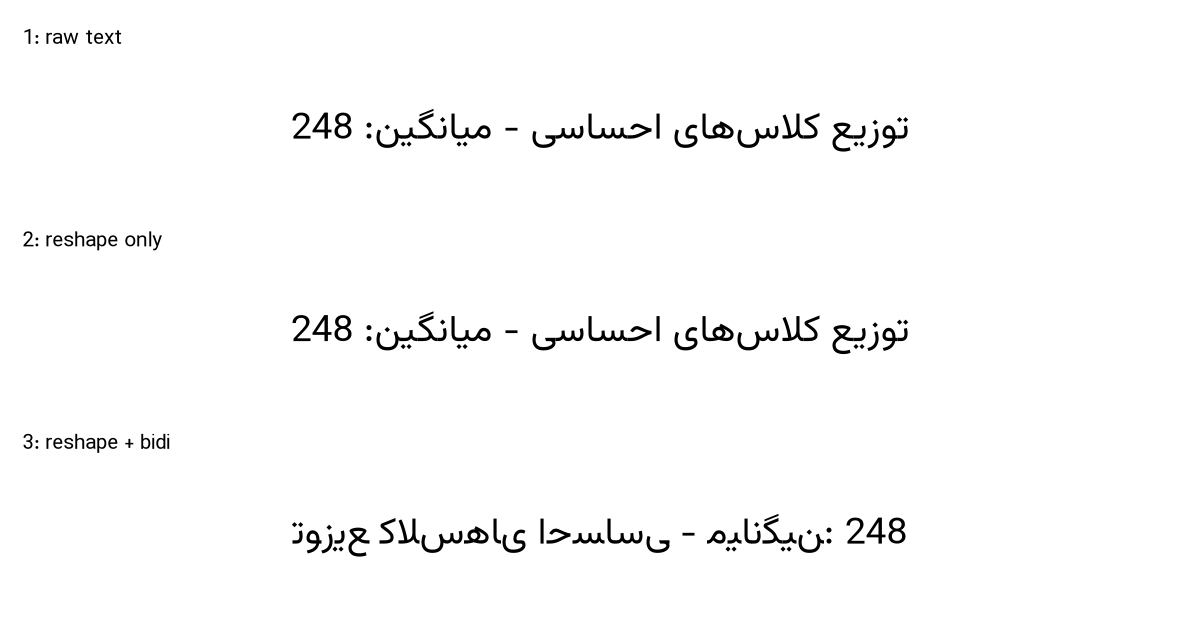

Here is the Python script that generated this plot:
"""
تست نمایش فارسی در نمودار — سه روش را کنار هم رسم می‌کند تا ببینیم کدام درست است.
اجرا:  & D:\my-p\python.exe font_test.py
"""
import matplotlib
import matplotlib.pyplot as plt

print("matplotlib version:", matplotlib.__version__)

plt.rcParams['font.family'] = ['Vazirmatn', 'Tahoma', 'DejaVu Sans']

sample = "توزیع کلاس‌های احساسی - میانگین: 248"

versions = [("1: raw text", sample)]
try:
    import arabic_reshaper
    from bidi.algorithm import get_display
    versions.append(("2: reshape only", arabic_reshaper.reshape(sample)))
    versions.append(("3: reshape + bidi", get_display(arabic_reshaper.reshape(sample))))
except ImportError:
    print("arabic-reshaper / python-bidi not installed")

fig, axes = plt.subplots(len(versions), 1, figsize=(8, 1.4 * len(versions)))
if len(versions) == 1:
    axes = [axes]
for ax, (name, txt) in zip(axes, versions):
    ax.text(0.5, 0.5, txt, ha='center', va='center', fontsize=18)
    ax.set_title(name, fontsize=10, loc='left')
    ax.axis('off')

plt.tight_layout()
fig.savefig("font_test.png", dpi=150)
print("Saved: font_test.png")
